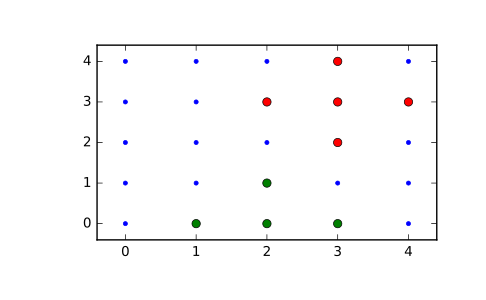

Here is the Python script that generated this plot:
from scipy import spatial
x, y = np.mgrid[0:5, 0:5]
points = zip(x.ravel(), y.ravel())
tree = spatial.KDTree(points)
tree.query_ball_point([2, 0], 1)
# [5, 10, 11, 15]

# Query multiple points and plot the results:

import matplotlib.pyplot as plt
points = np.asarray(points)
plt.plot(points[:,0], points[:,1], '.')
for results in tree.query_ball_point(([2, 0], [3, 3]), 1):
    nearby_points = points[results]
    plt.plot(nearby_points[:,0], nearby_points[:,1], 'o')
plt.margins(0.1, 0.1)
plt.show()
